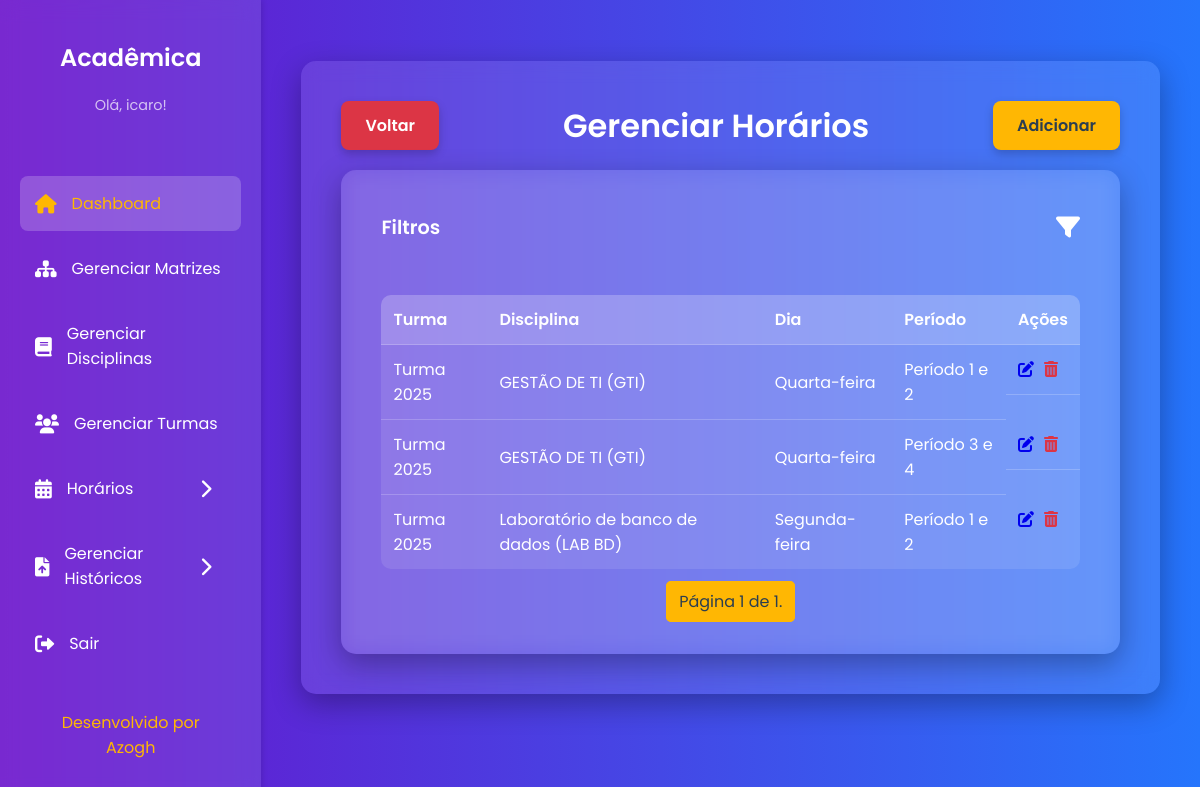
The app's page /horarios/ (signed in) with its own data.
### core/models.py (models this page shows, shortened)
class Usuario(AbstractUser):
    gestao_inicio = models.DateField(null=True, blank=True)
    portaria = models.CharField(max_length=15, null=True, blank=True)
    groups = models.ManyToManyField(
        'auth.Group',
        related_name='core_usuarios',
        blank=True,
        help_text='The groups this user belongs to. A user will get all permissions granted to each of their groups.',
        related_query_name='core_usuario',
    )
    user_permissions = models.ManyToManyField(
        'auth.Permission',
        related_name='core_usuarios',
        blank=True,
        help_text='Specific permissions for this user.',
        related_query_name='core_usuario',
    )
    class Meta:
        db_table = 'USUARIO'

class Horario(models.Model):
    DIA_CHOICES = [
        ('SEG', 'Segunda-feira'),
        ('TER', 'Terça-feira'),
        ('QUA', 'Quarta-feira'),
        ('QUI', 'Quinta-feira'),
        ('SEX', 'Sexta-feira'),
    ]
    PERIODO_CHOICES = [
        ('1-2', 'Período 1 e 2'),
        ('3-4', 'Período 3 e 4'),
    ]
    dia_semana = models.CharField(max_length=3, choices=DIA_CHOICES)
    periodo = models.CharField(max_length=3, choices=PERIODO_CHOICES)
    turma = models.ForeignKey(Turma, on_delete=models.CASCADE)
    disciplina = models.ForeignKey(Disciplinas, on_delete=models.CASCADE)
    usuario = models.ForeignKey(Usuario, on_delete=models.CASCADE)
    class Meta:
        db_table = 'HORARIO'

class Turma(models.Model):
    nome = models.CharField(max_length=45)
    ano_ingresso = models.IntegerField() # Usado IntegerField para YEAR
    usuario = models.ForeignKey(Usuario, on_delete=models.CASCADE)
    class Meta:
        db_table = 'TURMA'

class Disciplinas(models.Model):
    nome = models.CharField(max_length=100)
    sigla = models.CharField(max_length=10)
    ch = models.IntegerField()
    semestre = models.PositiveSmallIntegerField() # tinyint
    codigo = models.CharField(max_length=10)
    matriz_curricular = models.ForeignKey(MatrizCurricular, on_delete=models.CASCADE)
    usuario = models.ForeignKey(Usuario, on_delete=models.CASCADE)
    class Meta:
        db_table = 'DISCIPLINAS'

### core/views.py (the view)
# urls.py: path('horarios/', views.listar_horarios, name='listar_horarios'),
@login_required
def listar_horarios(request):
    horarios_list = Horario.objects.all().order_by('turma', 'dia_semana', 'periodo')
    turma_id = request.GET.get('turma')
    disciplina_id = request.GET.get('disciplina')
    dia_semana = request.GET.get('dia_semana')
    periodo = request.GET.get('periodo')
    if turma_id:
        horarios_list = horarios_list.filter(turma__pk=turma_id)
    if disciplina_id:
        horarios_list = horarios_list.filter(disciplina__pk=disciplina_id)
    if dia_semana:
        horarios_list = horarios_list.filter(dia_semana=dia_semana)
    if periodo:
        horarios_list = horarios_list.filter(periodo=periodo)
    turmas_disponiveis = Turma.objects.all()
    disciplinas_disponiveis = Disciplinas.objects.all()
    paginator = Paginator(horarios_list, 20)
    page = request.GET.get('page')
    try:
        horarios = paginator.page(page)
    except PageNotAnInteger:
        horarios = paginator.page(1)
    except EmptyPage:
        horarios = paginator.page(paginator.num_pages)
    return render(request, 'core/horarios/listar_horarios.html', {
        'horarios': horarios,
        'turmas_disponiveis': turmas_disponiveis,
        'disciplinas_disponiveis': disciplinas_disponiveis,
        'dia_semana_choices': Horario.DIA_CHOICES,
        'periodo_choices': Horario.PERIODO_CHOICES,
    })

### core/templates/core/horarios/listar_horarios.html (shortened to what this page needs)
{% extends 'core/base.html' %}
{% load static %}
{% block content %}
    <div style="display: flex; justify-content: space-between; align-items: center; margin-bottom: 20px;">
        <a href="{% url 'painel' %}" class="cancel-button">Voltar</a>
        <h1 style="margin: 0; text-align: center; flex-grow: 1;">Gerenciar Horários</h1>
        <a href="{% url 'adicionar_horario' %}" class="cta-button">Adicionar</a>
    </div>
    <div class="content-card">
        <div style="display: flex; justify-content: space-between; align-items: center; padding-bottom: 20px;">
            <h2 style="margin: 0; font-size: 1.2em;">Filtros</h2>
            <a href="#" id="filter-toggle" style="font-size: 1.5em; color: var(--text-color);"><i class="fas fa-filter"></i></a>
        </div>
        <table style="margin-top: 30px;">
            <thead>
                <tr>
                    <th>Turma</th>
                    <th>Disciplina</th>
                    <th>Dia</th>
                    <th>Período</th>
                    <th>Ações</th>
                </tr>
            </thead>
            <tbody>
                {% for horario in horarios %}
                <tr>
                    <td>{{ horario.turma.nome }}</td>
                    <td>{{ horario.disciplina.nome }} ({{ horario.disciplina.sigla }})</td>
                    <td>{{ horario.get_dia_semana_display }}</td>
                    <td>{{ horario.get_periodo_display }}</td>
                    <td style="display: flex; gap: 10px;">
                        <a href="{% url 'editar_horario' horario.pk %}"><i class="fas fa-pen-to-square"></i></a>
                        <a href="{% url 'excluir_horario' horario.pk %}" style="color: #dc3545;"><i class="fas fa-trash-can"></i></a>
                    </td>
                </tr>
                {% empty %}
                <tr>
                    <td colspan="5">Nenhum horário encontrado.</td>
                </tr>
                {% endfor %}
            </tbody>
        </table>
        <div class="pagination">
            <span class="step-links">
                <span class="current">
                    Página {{ horarios.number }} de {{ horarios.paginator.num_pages }}.
                </span>
            </span>
        </div>
    </div>
{% endblock %}

### core/templates/core/base.html (shortened to what this page needs)
{% load static %}
<!DOCTYPE html>
<html lang="pt-br">
<head>
    <link rel="stylesheet" href="https://cdnjs.cloudflare.com/ajax/libs/font-awesome/6.0.0-beta3/css/all.min.css">
</head>
<body>
    <div class="dashboard-container">
        <aside class="sidebar">
            <div class="sidebar-header">
                <h2>Acadêmica</h2>
                <p>Olá, {{ user.username }}!</p>
            </div>
            <nav class="sidebar-nav">
                <ul>
                    <li><a href="{% url 'painel' %}" class="active"><i class="fas fa-home"></i> Dashboard</a></li>
                    <li><a href="{% url 'listar_matrizes' %}"><i class="fas fa-sitemap"></i> Gerenciar Matrizes</a></li>
                    <li><a href="{% url 'listar_disciplinas' %}"><i class="fas fa-book"></i> Gerenciar Disciplinas</a></li>
                    <li><a href="{% url 'listar_turmas' %}"><i class="fas fa-users"></i> Gerenciar Turmas</a></li>
                    <li class="dropdown-container">
                        <a href="#" id="horarios-dropdown-toggle" class="dropdown-toggle">
                            <i class="fas fa-calendar-alt"></i>
                            <span>Horários</span>
                            <i class="fas fa-chevron-right arrow"></i>
                        </a>
                    </li>
                    <li class="dropdown-container">
                        <a href="#" id="historicos-dropdown-toggle" class="dropdown-toggle">
                            <i class="fas fa-file-upload"></i>
                            <span>Gerenciar Históricos</span>
                            <i class="fas fa-chevron-right arrow"></i>
                        </a>
                    </li>
                    <li><a href="{% url 'logout' %}"><i class="fas fa-sign-out-alt"></i> Sair</a></li>
                </ul>
            </nav>
            <div class="footer">
                <a href="#">Desenvolvido por Azogh</a>
            </div>
        </aside>
        <main class="main-content">
            <div class="header">
            </div>
            <div class="content-card">
                {% block content %}{% endblock %}
            </div>
        </main>
    </div>
</body>
</html>

### core/templates/core/base.html (style rules this page uses)
:root { --primary-color-dark: #6a11cb; --primary-color-light: #2575fc; --accent-color: #ffb703; --accent-color-hover: #fb8500; --text-color: #fff; --container-bg: rgba(255, 255, 255, 0.1); }
body { font-family: 'Poppins', sans-serif; background: linear-gradient(to right, var(--primary-color-dark), var(--primary-color-light)); color: var(--text-color); margin: 0; padding: 0; min-height: 100vh; box-sizing: border-box; }
.dashboard-container { display: flex; min-height: 100vh; }
.sidebar { width: 250px; background-color: rgba(255, 255, 255, 0.1); backdrop-filter: blur(10px); padding: 20px; box-shadow: 2px 0 5px rgba(0, 0, 0, 0.1); display: flex; flex-direction: column; transition: transform 0.3s ease; }
.sidebar-header { text-align: center; margin-bottom: 30px; }
.sidebar-header h2 { font-size: 1.5em; font-weight: 600; }
.sidebar-header p { font-size: 0.9em; color: rgba(255, 255, 255, 0.7); }
.sidebar-nav ul { list-style: none; padding: 0; }
.sidebar-nav a { display: flex; align-items: center; color: #fff; text-decoration: none; padding: 15px; margin-bottom: 10px; border-radius: 8px; transition: all 0.3s ease; font-weight: 400; }
.sidebar-nav a i { margin-right: 15px; font-size: 1.2em; }
.sidebar-nav a:hover, .sidebar-nav a.active { background-color: rgba(255, 255, 255, 0.2); color: #ffb703; }
.dropdown-container { position: relative; }
.dropdown-toggle { display: flex; align-items: center; color: #fff; text-decoration: none; padding: 15px; margin-bottom: 10px; border-radius: 8px; transition: all 0.3s ease; font-weight: 400; cursor: pointer; }
.dropdown-toggle i { margin-right: 15px; font-size: 1.2em; }
.dropdown-toggle .arrow { margin-left: auto; transition: transform 0.3s ease; }
.footer { margin-top: auto; text-align: center; padding: 20px; }
.footer a { color: #ffb703; text-decoration: none; font-size: 1em; transition: color 0.3s ease; }
.main-content { flex-grow: 1; padding: 40px; display: flex; flex-direction: column; }
.content-card { background-color: rgba(255, 255, 255, 0.1); backdrop-filter: blur(10px); padding: 40px; border-radius: 15px; box-shadow: 0 10px 30px rgba(0, 0, 0, 0.3); }
h1, h2 { font-weight: 600; }
.cta-button, .cancel-button, .delete-button { display: inline-block; padding: 12px 24px; background-color: var(--accent-color); color: #2c3e50; text-decoration: none; border-radius: 8px; font-weight: 600; transition: all 0.3s ease; box-shadow: 0 4px 10px rgba(0, 0, 0, 0.2); text-align: center; cursor: pointer; border: none; font-family: 'Poppins', sans-serif; }
.cancel-button { background-color: #dc3545; color: #fff; }
table { width: 100%; border-collapse: collapse; margin-top: 20px; background-color: rgba(255, 255, 255, 0.1); border-radius: 10px; overflow: hidden; }
th, td { padding: 12px; text-align: left; border-bottom: 1px solid rgba(255, 255, 255, 0.2); }
th { font-weight: 600; background-color: rgba(255, 255, 255, 0.15); }
tr:last-child td { border-bottom: none; }
.pagination { display: flex; justify-content: center; margin-top: 20px; gap: 10px; }
.pagination a, .pagination .current { padding: 8px 12px; border: 1px solid var(--accent-color); border-radius: 5px; color: var(--accent-color); transition: all 0.3s ease; }
.pagination .current { background-color: var(--accent-color); color: #2c3e50; cursor: default; }

### records on screen
Usuario: username "icaro"
Horario: turma.nome "Turma 2025", disciplina.nome "GESTÃO DE TI", disciplina.sigla "GTI", dia_semana "Quarta-feira", periodo "Período 1 e 2"
Horario: turma.nome "Turma 2025", disciplina.nome "GESTÃO DE TI", disciplina.sigla "GTI", dia_semana "Quarta-feira", periodo "Período 3 e 4"
Horario: turma.nome "Turma 2025", disciplina.nome "Laboratório de banco de dados", disciplina.sigla "LAB BD", dia_semana "Segunda-feira", periodo "Período 1 e 2"

### other values on screen
{{ horarios.number }} "1"
{{ horarios.paginator.num_pages }} "1"
